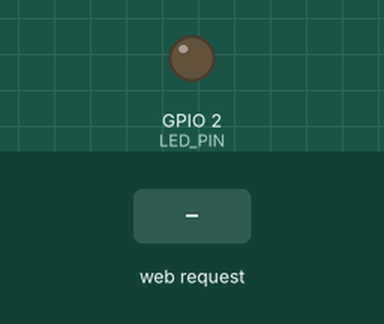
This sketch was run on a simulated ESP32. On the bench: output pins drawn as LEDs (lit = HIGH). The test bench sets the inputs (shaded band). WiFi joins after 1.5 s; servers stay silent unless stated; what the sketch prints to the serial monitor is not drawn.

Above: at 2.7 s.
2.8 s: HTTP request GET /on received
At 3.2 s:
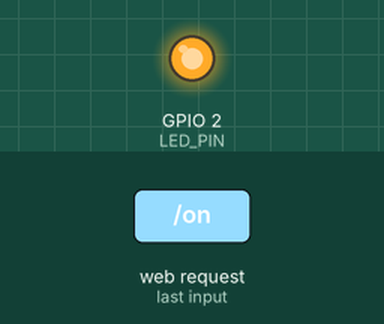
4.3 s: HTTP request GET /off received
At 5.5 s:
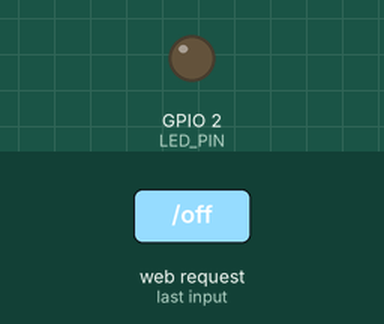
Timing chart, 0 to 7.3 s (numbered marks = the images above; inputs shaded):
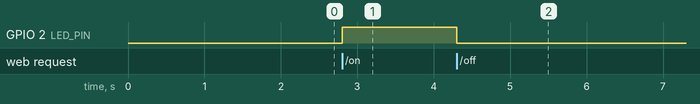

The sketch:

task1.ino
```cpp
#include <WiFi.h>
#include <WebServer.h>

// ===============================
// Wi-Fi Configuration
// ===============================

const char* ssid = "YOUR_WIFI_NAME";
const char* password = "YOUR_WIFI_PASSWORD";

// ===============================
// ESP32 Configuration
// ===============================

#define LED_PIN LED_BUILTIN

WebServer server(80);

// ===============================
// Web Page
// ===============================

String getHTML() {

  String html = R"rawliteral(
<!DOCTYPE html>
<html>
<head>

  <meta name="viewport" content="width=device-width, initial-scale=1">

  <title>ESP32 Web Server</title>

  <style>

    body {
      margin: 0;
      padding: 0;
      font-family: Arial, sans-serif;
      background: #111;
      color: white;
      text-align: center;
    }

    .container {
      max-width: 500px;
      margin: 80px auto;
      padding: 30px;
    }

    h1 {
      margin-bottom: 10px;
    }

    p {
      color: #aaa;
      margin-bottom: 30px;
    }

    .button {
      display: inline-block;
      padding: 15px 35px;
      margin: 10px;
      border-radius: 8px;
      text-decoration: none;
      color: white;
      font-size: 18px;
      font-weight: bold;
    }

    .on {
      background: #18a558;
    }

    .off {
      background: #d62828;
    }

  </style>

</head>

<body>

  <div class="container">

    <h1>ESP32 Web Server</h1>

    <p>Built-in LED Control</p>

    <a href="/on" class="button on">
      TURN ON
    </a>

    <a href="/off" class="button off">
      TURN OFF
    </a>

  </div>

</body>
</html>
)rawliteral";

  return html;
}

// ===============================
// Handle Home Page
// ===============================

void handleRoot() {

  server.send(
    200,
    "text/html",
    getHTML()
  );
}

// ===============================
// Turn LED ON
// ===============================

void handleLEDOn() {

  digitalWrite(
    LED_PIN,
    HIGH
  );

  server.send(
    200,
    "text/html",
    getHTML()
  );

  Serial.println("LED: ON");
}

// ===============================
// Turn LED OFF
// ===============================

void handleLEDOff() {

  digitalWrite(
    LED_PIN,
    LOW
  );

  server.send(
    200,
    "text/html",
    getHTML()
  );

  Serial.println("LED: OFF");
}

// ===============================
// Setup
// ===============================

void setup() {

  Serial.begin(115200);

  pinMode(
    LED_PIN,
    OUTPUT
  );

  digitalWrite(
    LED_PIN,
    LOW
  );

  Serial.println();
  Serial.println("==============================");
  Serial.println("ESP32 WEB SERVER");
  Serial.println("==============================");

  // Connect to Wi-Fi
  WiFi.begin(
    ssid,
    password
  );

  Serial.print("Connecting to Wi-Fi");

  while (
    WiFi.status() != WL_CONNECTED
  ) {

    delay(500);

    Serial.print(".");
  }

  Serial.println();
  Serial.println("Wi-Fi connected!");

  Serial.print("ESP32 IP Address: ");
  Serial.println(
    WiFi.localIP()
  );

  // Routes
  server.on(
    "/",
    handleRoot
  );

  server.on(
    "/on",
    handleLEDOn
  );

  server.on(
    "/off",
    handleLEDOff
  );

  // Start server
  server.begin();

  Serial.println(
    "Web server started."
  );

  Serial.println(
    "Open the IP address in a browser."
  );
}

// ===============================
// Main Loop
// ===============================

void loop() {

  server.handleClient();

}
```

Measured:
- after the input at 2.8 s, GPIO 2 (LED_PIN): LOW → HIGH at once
- after the input at 4.3 s, GPIO 2 (LED_PIN): HIGH → LOW at once
